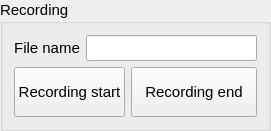
   <widget class="QGroupBox" name="groupBox_7">
    <property name="geometry">
     <rect>
      <x>510</x>
      <y>670</y>
      <width>271</width>
      <height>131</height>
     </rect>
    </property>
    <property name="font">
     <font>
      <family>Ubuntu</family>
      <pointsize>11</pointsize>
     </font>
    </property>
    <property name="title">
     <string>Recording</string>
    </property>
    <layout class="QGridLayout" name="gridLayout_7">
     <item row="0" column="0">
      <widget class="QLabel" name="label_5">
       <property name="font">
        <font>
         <family>Ubuntu</family>
         <pointsize>11</pointsize>
        </font>
       </property>
       <property name="text">
        <string>File name</string>
       </property>
       <property name="alignment">
        <set>Qt::AlignCenter</set>
       </property>
      </widget>
     </item>
     <item row="0" column="1" colspan="2">
      <widget class="QLineEdit" name="lineEdit_save_file_name">
       <property name="font">
        <font>
         <family>Ubuntu</family>
         <pointsize>11</pointsize>
        </font>
       </property>
       <property name="text">
        <string/>
       </property>
      </widget>
     </item>
     <item row="1" column="0" colspan="2">
      <widget class="QPushButton" name="pushButton_recording_start">
       <property name="sizePolicy">
        <sizepolicy hsizetype="Expanding" vsizetype="Expanding">
         <horstretch>0</horstretch>
         <verstretch>0</verstretch>
        </sizepolicy>
       </property>
       <property name="font">
        <font>
         <family>Ubuntu</family>
         <pointsize>11</pointsize>
        </font>
       </property>
       <property name="text">
        <string>Recording start</string>
       </property>
      </widget>
     </item>
     <item row="1" column="2">
      <widget class="QPushButton" name="pushButton_recording_end">
       <property name="sizePolicy">
        <sizepolicy hsizetype="Expanding" vsizetype="Expanding">
         <horstretch>0</horstretch>
         <verstretch>0</verstretch>
        </sizepolicy>
       </property>
       <property name="font">
        <font>
         <family>Ubuntu</family>
         <pointsize>11</pointsize>
        </font>
       </property>
       <property name="text">
        <string>Recording end</string>
       </property>
      </widget>
     </item>
    </layout>
   </widget>
